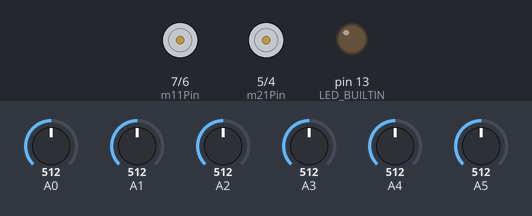
Bench run of a sketch on a simulated Arduino Uno, built with avr-gcc and run on an emulated ATmega328P. On the bench: motor-driver pin pairs drawn as motors (green arrow = first pin HIGH = forward, orange = second pin HIGH = backward, longer = more drive, scaled by the enable pin), output pins drawn as LEDs (lit = HIGH). Inputs (shaded band) come from the test bench; at power-on: A0 = 512, A1 = 512, A2 = 512, A3 = 512, A4 = 512, A5 = 512.

Above: at 0.1 s.
At 0.6 s:
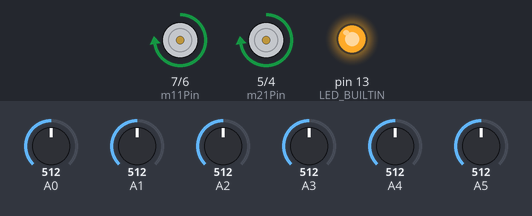
At 11.9 s:
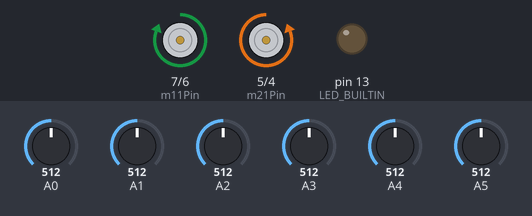
Timing chart, 0 to 13.4 s (numbered marks = the images above):
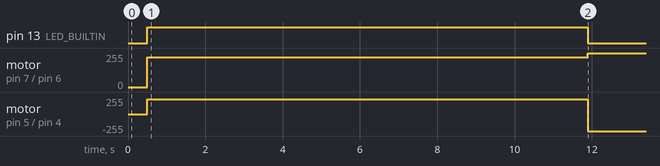

The sketch:

line_follower.ino
```cpp
#include <QTRSensors.h>


const int m11Pin = 7;
const int m12Pin = 6;
const int m21Pin = 5;
const int m22Pin = 4;
const int m1Enable = 11;
const int m2Enable = 10;

float kp = 1;
float ki = 0;
float kd = 1;

int p = 0;
int i = 0;
int d = 0;

const float multiplierD = 0.1;  // good alternatives: 2.3, 1.3, 0.75
int counterD = 0;  // counts the no. of consecutive iterations in which the error scaling stays the same (it keeps increasing/decreasing).
int lastSignD = 1;  // remembers the sign of D in the previous loop iteration.

int error = 0;
int lastError = 0;

const int maxSpeed = 255;
const int minSpeed = -255;
const int maxSensorValue = 500;
const int minSensorValue = -500;

const int baseSpeed = 255;

QTRSensors qtr;

const int sensorCount = 6;
unsigned int sensorValues[sensorCount];
int sensors[sensorCount] = {0, 0, 0, 0, 0, 0};

void setup() {
  pinMode(m11Pin, OUTPUT);
  pinMode(m12Pin, OUTPUT);
  pinMode(m21Pin, OUTPUT);
  pinMode(m22Pin, OUTPUT);
  pinMode(m1Enable, OUTPUT);
  pinMode(m2Enable, OUTPUT);

  qtr.setTypeAnalog();
  qtr.setSensorPins((const uint8_t[]){A0, A1, A2, A3, A4, A5}, sensorCount);

  delay(500);
  pinMode(LED_BUILTIN, OUTPUT);
  digitalWrite(LED_BUILTIN, HIGH); // turn on Arduino's LED to indicate we are in calibration mode

  performCalibration();

  digitalWrite(LED_BUILTIN, LOW);
}

void loop() {
  int pidValue = calculatePIDValue();
  int factor = getSpeedDecreasingFactor(pidValue);
  int m1Speed, m2Speed;
  calculateNewSpeeds(m1Speed, m2Speed, factor);
  setMotorSpeed(m1Speed, m2Speed);
}

void performCalibration() {
  const int motorSpeed = 225;
  const int lineOnSensor1Threshold = 250;
  const int lineOnSensor6Threshold = 4750;

  setMotorSpeed(motorSpeed, -motorSpeed);
  for (uint16_t i = 0; i < 400; i++) {
    qtr.calibrate();

    int readingValue = qtr.readLineBlack(sensorValues);
    if (readingValue <= lineOnSensor1Threshold)
      setMotorSpeed(-motorSpeed, motorSpeed);
    else if (readingValue >= lineOnSensor6Threshold)
      setMotorSpeed(motorSpeed, -motorSpeed);
  }
  setMotorSpeed(0, 0);
}

int calculatePIDValue() {
  int error = map(qtr.readLineBlack(sensorValues), 0, 5000, minSensorValue, maxSensorValue);

  p = error;
  i = i + error;
  d = error - lastError;
  lastError = error;

  return kp * p + ki * i + kd * d;
}

int getSpeedDecreasingFactor(int fromPIDValue) {
  if (lastSignD * d > 0)  // if error keeps getting higher or keeps getting lower, increase the counter.
    counterD++;
  else                    // if error scaling changes orientation (error begins getting lower/higher), reset counter.
    counterD = 0;
  lastSignD = d < 0 ? -1 : 1;  // remember the orientation or error scaling (remember if error decreased or increased this iteration).

  int factor = fromPIDValue - multiplierD * counterD;  // decelerate more and more as error scaling stays the same way (error keeps increasing or decreasing)
  return factor;
}

void calculateNewSpeeds(int& newM1Speed, int& newM2Speed, int decreasingFactor) {
  newM1Speed = baseSpeed;
  newM2Speed = baseSpeed;

  // a bit counter intuitive because of the signs
  // basically in the first if, you substract the error from m1Speed (you add the negative)
  // in the 2nd if you add the error to m2Speed (you substract the negative)
  // it's just the way the values of the sensors and/or motors lined up
  if (error < 0) {
    newM1Speed += decreasingFactor;
  }
  else if (error > 0) {
    newM2Speed -= decreasingFactor;
  }
  newM1Speed = constrain(newM1Speed, minSpeed, maxSpeed);
  newM2Speed = constrain(newM2Speed, minSpeed, maxSpeed);
}

// each arguments takes values between -255 and 255. The negative values represent the motor speed in reverse.
void setMotorSpeed(int motor1Speed, int motor2Speed) {
  motor2Speed = -motor2Speed;
  if (motor1Speed == 0) {
    digitalWrite(m11Pin, LOW);
    digitalWrite(m12Pin, LOW);
    analogWrite(m1Enable, motor1Speed);
  }
  else {
    if (motor1Speed > 0) {
      digitalWrite(m11Pin, HIGH);
      digitalWrite(m12Pin, LOW);
      analogWrite(m1Enable, motor1Speed);
    }
    if (motor1Speed < 0) {
      digitalWrite(m11Pin, LOW);
      digitalWrite(m12Pin, HIGH);
      analogWrite(m1Enable, -motor1Speed);
    }
  }
  if (motor2Speed == 0) {
    digitalWrite(m21Pin, LOW);
    digitalWrite(m22Pin, LOW);
    analogWrite(m2Enable, motor2Speed);
  }
  else {
    if (motor2Speed > 0) {
      digitalWrite(m21Pin, HIGH);
      digitalWrite(m22Pin, LOW);
      analogWrite(m2Enable, motor2Speed);
    }
    if (motor2Speed < 0) {
      digitalWrite(m21Pin, LOW);
      digitalWrite(m22Pin, HIGH);
      analogWrite(m2Enable, -motor2Speed);
    }
  }
}
```

Measured:
- by itself, motor on pin 7 (m11Pin) / pin 6 (m12Pin): stopped → forward 225/255 at 0.50 s, → forward 255/255 11.4 s later
- by itself, motor on pin 5 (m21Pin) / pin 4 (m22Pin): stopped → forward 225/255 at 0.50 s, → backward 255/255 11.4 s later
